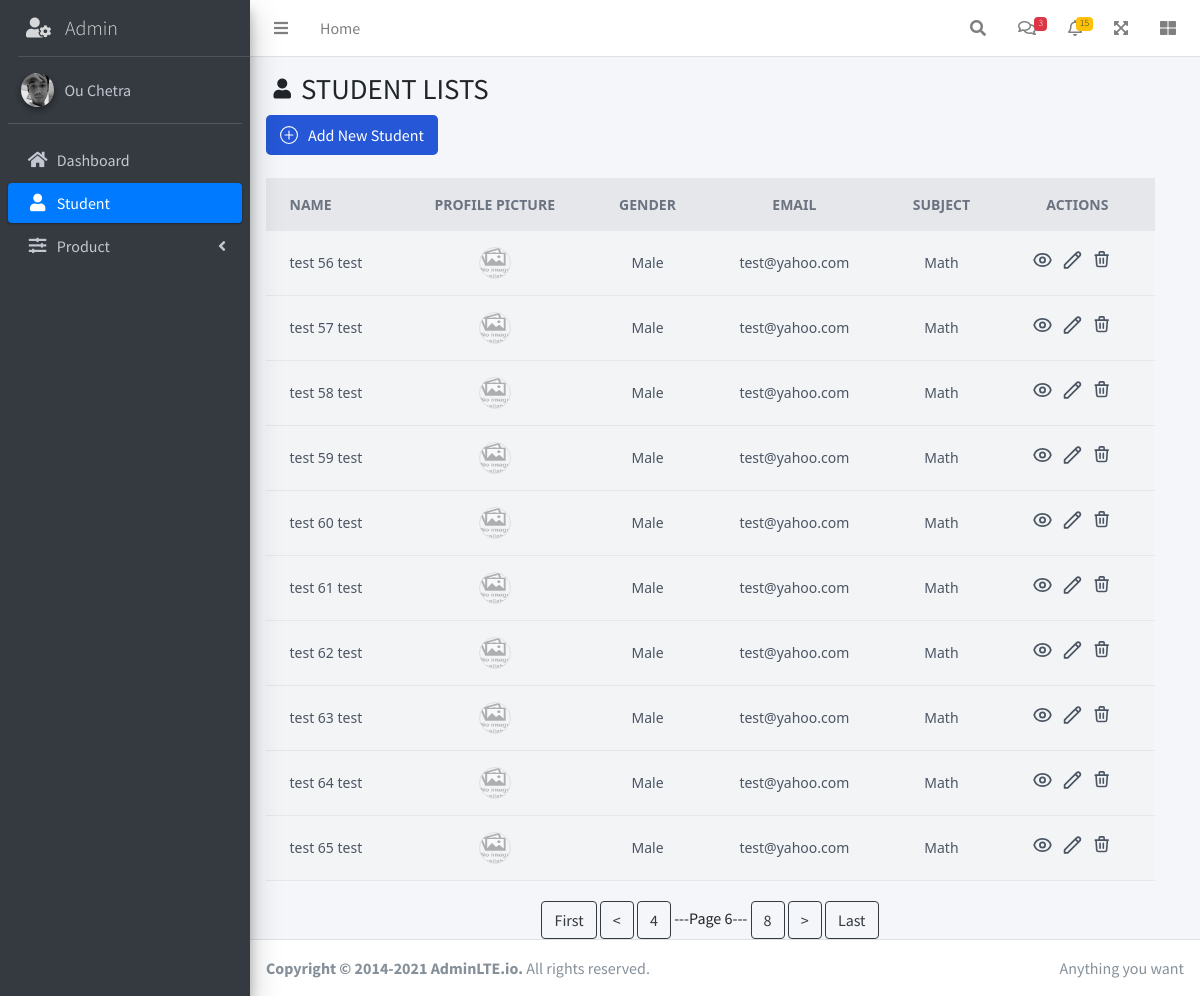
The page /admin/student?page=6 on the database as committed earlier.
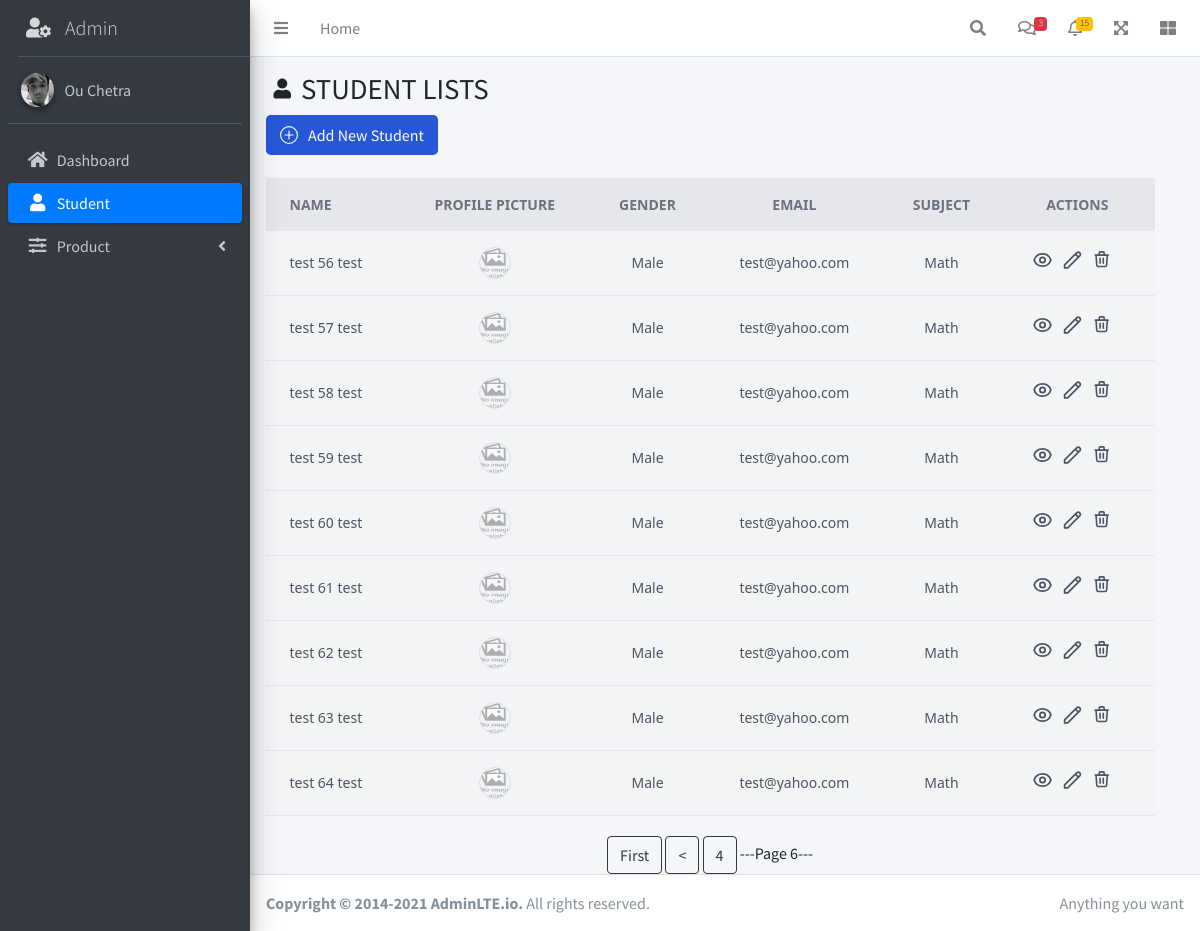
The same page on the database as committed later.
### tables this page shows
CREATE TABLE "students" (
  "sid" INTEGER PRIMARY KEY AUTOINCREMENT,
  "firstName" TEXT NOT NULL,
  "lastName" TEXT NOT NULL,
  "birthday" TEXT NOT NULL,
  "gender" TEXT NOT NULL,
  "email" TEXT NOT NULL,
  "phoneNumber" TEXT NOT NULL,
  "subject" TEXT NOT NULL,
  "image" TEXT DEFAULT default_img
);

### route/student.py (the view)
@students.route('/admin/student')
def student():
    page = request.args.get('page', 1, type=int)
    records_per_page = 10
    offset = (page - 1) * records_per_page
    rows = execute_query("SELECT * FROM students LIMIT ? OFFSET ?", (records_per_page, offset))
    total_records = execute_query("SELECT COUNT(*) FROM students")[0][0]
    total_pages = (total_records // records_per_page) + (total_records % records_per_page > 0)
    return render_template('admin/student/index.html', rows=rows, page=page, total_pages=total_pages)

### config.py (called while the page is built)
def execute_query(query, params=(), database="student_ss34.db", is_insert=False):
    con = sql.connect(database)
    con.row_factory = sql.Row
    cur = con.cursor()
    cur.execute(query, params)
    if is_insert:
        con.commit()
        return
    rows = cur.fetchall()
    return rows

### templates/admin/student/index.html (shortened to what this page needs)
{% extends 'admin/layout_admin.html' %}
{% block main_content %}
    <div class="content-header">
        <div class="container-fluid">
            <div class="row mb-2">
                <div style="display: flex;" class="col-sm-6">
                    <i style="font-size: 20px; margin-top: 7px; margin-right: 10px" class="nav-icon fas fa-user"></i>
                    <h1 class="m-0">STUDENT LISTS</h1>
                </div>
            </div>
        </div>
        <a href="{{ url_for('students.add_student') }}">
            <button type="submit"
                    class="text-white bg-[#2557D6] hover:bg-[#2557D6]/90 focus:ring-4 focus:ring-[#2557D6]/50 focus:outline-none font-medium rounded-lg text-md px-3.5 py-2 text-center inline-flex items-center dark:focus:ring-[#2557D6]/50 mr-2 mb-2">
                Add New Student
            </button>
        </a>
    </div>
    <div class="content" style="padding-right: 30px">
        <div class="container-fluid">
            <div class="row">
                <div class="col-lg-12 lg-12">
                    <div class="overflow-x-auto">
                        <div class="bg-gray-100 flex items-center justify-center bg-gray-100 font-sans overflow-hidden">
                            <div class="w-full lg:w-6/6">
                                <table class="min-w-max w-full table-auto">
                                    <thead>
                                    <tr class="bg-gray-200 text-gray-500 uppercase text-sm leading-normal">
                                        <th class="py-3 px-6 text-left">Name</th>
                                        <th class="py-3 px-6 text-center">Profile Picture</th>
                                        <th class="py-3 px-6 text-center">Gender</th>
                                        <th class="py-3 px-6 text-center">Email</th>
                                        <th class="py-3 px-6 text-center">Subject</th>
                                        <th class="py-3 px-6 text-center">Actions</th>
                                    </tr>
                                    </thead>
                                    {% for item in rows %}
                                        <tbody class="text-gray-600 text-sm font-light">
                                        <tr class="border-b border-gray-200 hover:bg-gray-100">
                                            <td class="py-3 px-6 text-left whitespace-nowrap">
                                                <span class="font-medium">{{ item.firstName }} {{ item.lastName }}</span>
                                            </td>
                                            <td class="py-3 px-6 text-center">
                                                <div class="flex items-center justify-center">
                                                    <img class="w-8 h-8 rounded-full border-gray-200 border transform hover:scale-150"
                                                         src="{{ url_for('static', filename='img/student/' + (item.image if '.' in item.image else item.image + '.jpg')) }}"/>
                                                </div>
                                            </td>
                                            <td class="py-3 px-6 text-center">
                                                <span>{{ item.gender }}</span>
                                            </td>
                                            <td class="py-3 px-6 text-center">
                                                <span>{{ item.email }}</span>
                                            </td>
                                            <td class="py-3 px-6 text-center">
                                                <span>{{ item.subject }}</span>
                                            </td>
                                            <td class="py-3 px-6 text-center">
                                                <div class="flex item-center justify-center">
                                                    <div class="w-5 mr-2.5 transform hover:text-blue-500 hover:scale-110">
                                                        <form method="post" action="/admin/detail_student">
                                                            <button type="submit" title="Details">
                                                            </button>
                                                        </form>
                                                    </div>
                                                    <div class="w-5 mr-2.5 transform hover:text-blue-500 hover:scale-110">
                                                        <form method="post" action="/admin/edit_student">
                                                            <button type="submit" title="Modify">
                                                                <svg xmlns="http://www.w3.org/2000/svg" width=21
                                                                     height=22 fill="none"
                                                                     viewBox="0 0 24 24" stroke="currentColor">
                                                                    <path stroke-linecap="round" stroke-linejoin="round"
                                                                          stroke-width="2"
                                                                          d="M15.232 5.232l3.536 3.536m-2.036-5.036a2.5 2.5 0 113.536 3.536L6.5 21.036H3v-3.572L16.732 3.732z"/>
                                                                </svg>
                                                            </button>
                                                        </form>
                                                    </div>
                                                    <div class="w-5 mr-2.5 transform hover:text-red-500 hover:scale-110">
                                                        <form
                                                                action="{{ url_for('students.delete_student') }}"
                                                                method="post"
                                                        >
                                                            <button type="submit" title="Delete">
                                                                <svg xmlns="http://www.w3.org/2000/svg" width=21
                                                                     height=22 fill="none"
                                                                     viewBox="0 0 26 26"
                                                                     stroke="currentColor">
                                                                    <path stroke-linecap="round" stroke-linejoin="round"
                                                                          stroke-width="2"
                                                                          d="M19 7l-.867 12.142A2 2 0 0116.138 21H7.862a2 2 0 01-1.995-1.858L5 7m5 4v6m4-6v6m1-10V4a1 1 0 00-1-1h-4a1 1 0 00-1 1v3M4 7h16"/>
                                                                </svg>
                                                            </button>
                                                        </form>
                                                    </div>
                                                </div>
                                            </td>
                                        </tr>
                                        </tbody>
                                    {% endfor %}
                                </table>
                            </div>
                        </div>
                    </div>
                </div>
            </div>
        </div>
        <div style="margin-top: 20px" class="text-center">
            {% if page > 1 %}
                <a href="{{ url_for('students.student', page=1) }}" class="btn btn-outline-dark">First</a>
                <a href="{{ url_for('students.student', page=page-1) }}" class="btn btn-outline-dark"><</a>
                {% if page-2 >= 1 %}
                    <a href="{{ url_for('students.student', page=page-2) }}"
                       class="btn btn-outline-dark">{{ page-2 }}</a>
                {% endif %}
            {% endif %}
            <span>---Page {{ page }}---</span>
            {% if page < total_pages %}
                {% if page+2 <= total_pages %}
                    <a href="{{ url_for('students.student', page=page+2) }}" class="btn btn-outline-dark">
                        {{ page+2 }}</a>
                {% endif %}
                <a href="{{ url_for('students.student', page=page+1) }}" class="btn btn-outline-dark">></a>
                <a href="{{ url_for('students.student', page=total_pages) }}" class="btn btn-outline-dark">Last</a>
            {% endif %}
        </div>
    </div>
{% endblock %}

### templates/admin/layout_admin.html (shortened to what this page needs)
<!DOCTYPE html>
<html lang="en">
<head>
    <link rel="stylesheet" href="../../../static/plugins/fontawesome-free/css/all.min.css">
    <link rel="stylesheet" href="../../../static/css/adminlte.min.css">
    <script src="https://cdn.tailwindcss.com"></script>
</head>
<body class="hold-transition sidebar-mini">
<div class="wrapper">
    <nav class="main-header navbar navbar-expand navbar-white navbar-light">
        <ul class="navbar-nav">
            <li class="nav-item">
                <a class="nav-link" data-widget="pushmenu" href="#" role="button"><i class="fas fa-bars"></i></a>
            </li>
            <li class="nav-item d-none d-sm-inline-block">
                <a href="/" class="nav-link">Home</a>
            </li>
        </ul>
        <ul class="navbar-nav ml-auto">
            <li class="nav-item">
                <a class="nav-link" data-widget="navbar-search" href="#" role="button">
                    <i class="fas fa-search"></i>
                </a>
            </li>
            <li class="nav-item dropdown">
                <a class="nav-link" data-toggle="dropdown" href="#">
                    <i class="far fa-comments"></i>
                    <span class="badge badge-danger navbar-badge">3</span>
                </a>
            </li>
            <li class="nav-item dropdown">
                <a class="nav-link" data-toggle="dropdown" href="#">
                    <i class="far fa-bell"></i>
                    <span class="badge badge-warning navbar-badge">15</span>
                </a>
            </li>
            <li class="nav-item">
                <a class="nav-link" data-widget="fullscreen" href="#" role="button">
                    <i class="fas fa-expand-arrows-alt"></i>
                </a>
            </li>
            <li class="nav-item">
                <a class="nav-link" data-widget="control-sidebar" data-slide="true" href="#" role="button">
                    <i class="fas fa-th-large"></i>
                </a>
            </li>
        </ul>
    </nav>
    <aside class="main-sidebar sidebar-dark-primary elevation-4">
        <a style="margin-left: 18px;" href="/admin" class="brand-link">
            <i style="margin-right: 10px;" class="fas fa-user-cog"></i>
            <span class="brand-text font-weight-light">Admin</span>
        </a>
        <div class="sidebar">
            <div class="user-panel mt-3 pb-3 mb-3 d-flex">
                <div class="image">
                    <img src="../../../static/img/chetra.png" class="img-circle elevation-2" alt="User Image">
                </div>
                <div class="info">
                    <a href="#" class="d-block">Ou Chetra</a>
                </div>
            </div>
            <nav class="mt-2">
                <ul class="nav nav-pills nav-sidebar flex-column" data-widget="treeview" role="menu"
                    data-accordion="false">
                    {% with current_link=request.endpoint %}
                        <li class="nav-item">
                            <a href="{{ url_for('admin') }}"
                               class="nav-link {% if current_link == 'admin' %}active{% endif %}">
                                <i class="nav-icon fas fa-home"></i>
                                <p>
                                    Dashboard
                                </p>
                            </a>
                        </li>
                        <li class="nav-item">
                            <a href="{{ url_for('students.student') }}"
                               class="nav-link
                                {% if
                                current_link == 'students.add_student' or
                                current_link == 'students.detail_student' or
                                current_link == 'students.edit_student' or
                                current_link == 'students.student' %}active{% endif %}">
                                <i class="nav-icon fas fa-user"></i>
                                <p>
                                    Student
                                </p>
                            </a>
                        </li>
                        <li class="nav-item">
                            <a href="#" class="nav-link">
                                <i class="nav-icon fas fa-sliders-h"></i>
                                <p>
                                    Product
                                    <i class="right fas fa-angle-left"></i>
                                </p>
                            </a>
                        </li>
                    {% endwith %}
                </ul>
            </nav>
        </div>
    </aside>
    <div class="content-wrapper">
        <div class="content">
            {% block main_content %}{% endblock %}
        </div>
    </div>
    <footer class="main-footer">
        <div class="float-right d-none d-sm-inline">
            Anything you want
        </div>
        <strong>Copyright &copy; 2014-2021 <a href="https://adminlte.io">AdminLTE.io</a>.</strong> All rights reserved.
    </footer>
</div>
</body>
</html>

Rows that differ between the two databases and show on the page:
removed students: firstName "test 65", lastName "test", image (placeholder picture), gender "Male", email "test@yahoo.com", subject "Math"
Other text that changed with them:
{{ page+2 }}: "8" → (not shown)
text no longer shown: "> Last"
